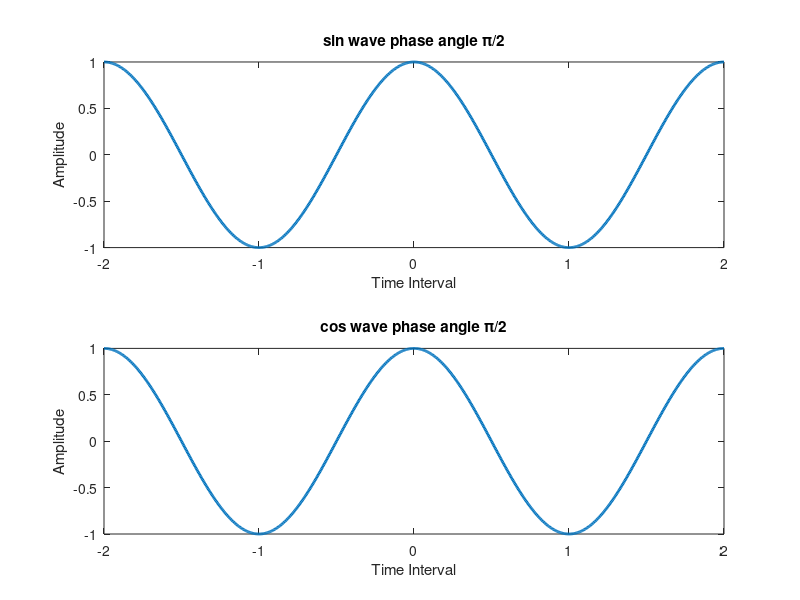

Write MATLAB code to recreate this figure.
x = -2:0.005:2;
y1 = sin(x*pi+pi/2);
y2 = cos(x*pi+0);
subplot(2, 1, 1);
plot(x, y1, 'linewidth', 2);
xlabel('Time Interval');
ylabel('Amplitude');
title('sin wave phase angle \pi/2');
subplot(2, 1, 2);
plot(x, y2, 'linewidth', 2);
xlabel('Time Interval');
ylabel('Amplitude');
title('cos wave phase angle \pi/2');
